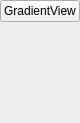
<?xml version="1.0" encoding="UTF-8"?>
<ui version="4.0">
 <class>GGradientView</class>
 <widget class="QWidget" name="GGradientView">
  <property name="geometry">
   <rect>
    <x>0</x>
    <y>0</y>
    <width>75</width>
    <height>123</height>
   </rect>
  </property>
  <property name="windowTitle">
   <string>GGradientView</string>
  </property>
  <layout class="QGridLayout" name="gridLayout">
   <property name="leftMargin">
    <number>0</number>
   </property>
   <property name="topMargin">
    <number>0</number>
   </property>
   <property name="rightMargin">
    <number>0</number>
   </property>
   <property name="bottomMargin">
    <number>0</number>
   </property>
   <property name="spacing">
    <number>0</number>
   </property>
   <item row="3" column="0">
    <widget class="QWidget" name="m_body" native="true">
     <property name="minimumSize">
      <size>
       <width>0</width>
       <height>100</height>
      </size>
     </property>
     <layout class="QGridLayout" name="gridLayout_2">
      <item row="0" column="0">
       <widget class="GGradientLinear" name="m_gradientLinear" native="true"/>
      </item>
     </layout>
    </widget>
   </item>
   <item row="1" column="0">
    <widget class="QPushButton" name="m_title">
     <property name="cursor">
      <cursorShape>PointingHandCursor</cursorShape>
     </property>
     <property name="text">
      <string>GradientView</string>
     </property>
    </widget>
   </item>
  </layout>
 </widget>
 <customwidgets>
  <customwidget>
   <class>GGradientLinear</class>
   <extends>QWidget</extends>
   <header>GGradientLinear.h</header>
   <container>1</container>
  </customwidget>
 </customwidgets>
 <resources/>
 <connections/>
</ui>
